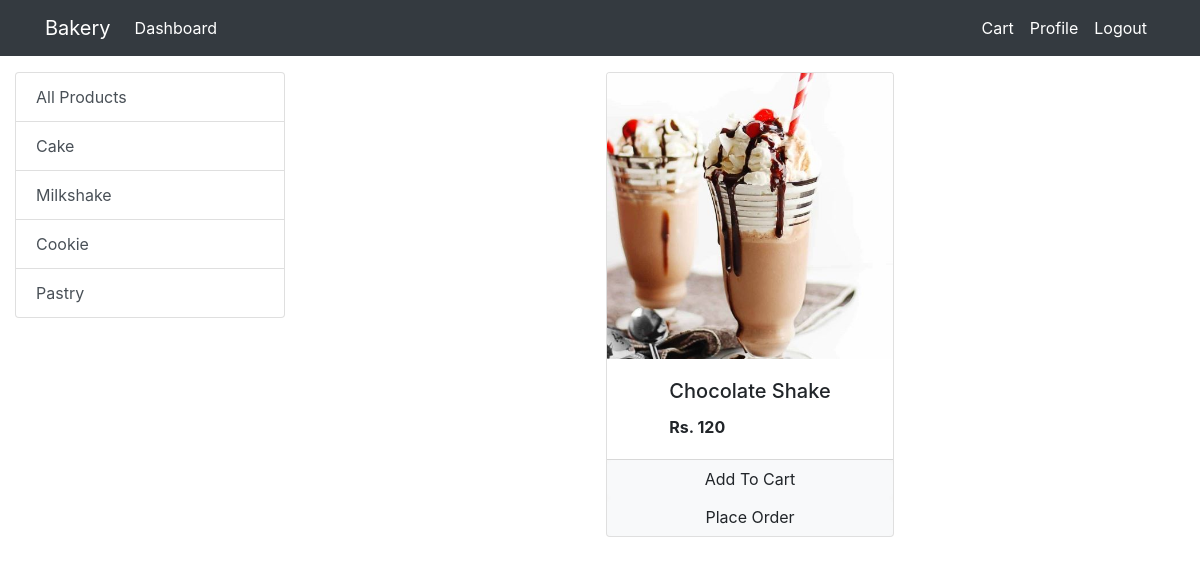
The app's page /?category=2 with its own data.
### Bakery/models.py (models this page shows, shortened)
class Category(models.Model):
    name = models.CharField(max_length=100)
    @staticmethod
    def get_all_categories():
        return Category.objects.all()

class Product(models.Model):
    name = models.CharField(max_length=100, null=True)
    quantity = models.PositiveIntegerField(null=True)
    price = models.PositiveIntegerField(null=True)
    category = models.ForeignKey(Category, on_delete=models.CASCADE,default=1)
    image = models.ImageField(upload_to='uploads/products/', default='default_image.jpeg')
    @staticmethod
    def get_all_products_by_categoryid(category_id):
        if category_id:
    	       return Product.objects.filter(category = category_id)
        else:
            return Product.get_all_products()

### Bakery/Views/views.py (the view, shortened to what this page needs)
# urls.py: path('', views.index.as_view(), name='Bakery-index'),
class index(View):
	def get(self,request):
		products = None
		categories = models.Category.get_all_categories()
		categoryID = request.GET.get('category')
		if categoryID:
			products = models.Product.get_all_products_by_categoryid(categoryID)
		else:
			products = models.Product.get_all_products()
		data = {'products':products,'categories':categories}
		return render(request, 'Bakery/index.html', data)

### templates/Bakery/index.html (shortened to what this page needs)
{%extends 'Partials/base.html'%}
{%block content%}
{% load cart%}
<div class="container-fluid">
	<div class="row">
			<div class="col-lg-3 mx-auto">
				<ul class="list-group mt-3">
					<a href="/" class="list-group-item list-group-item-action">All Products</a>
					{%for category in categories%}
				  <a href="/?category={{category.id}}" class="list-group-item list-group-item-action">{{category.name}}</a>
				  {%endfor%}
				</ul>
			</div>
			<div id ="products" class="col-lg-9 mx-auto">
				<div class="row mx-auto mt-3">
					{%for product in products%}
					<div class="card mx-auto mb-3" id={{product.id}} style="width: 18rem;">
						<img src="{{product.image.url}}" class="card-img-top" alt="Card image cap">
						<div class="card-body mx-auto">
							<h5 class="card-title">{{product.name}}</h5>
							<p class="card-text "><b>Rs. {{product.price}}</b></p>
						</div>
						<div class="card-footer p-0 no-gutters">
						{% if product|is_in_cart:request.session.cart %}
						<div class="row no-gutters">
							<form action="/#{{product.id}}" class="col-2 " method="post">
								{% csrf_token %}
								<input hidden type="text" name='product' value='{{product.id}}'>
								<input hidden type="text" name='remove' value='True'>
								<input type="submit" value=" - " class="btn btn-block btn-light border-right">
							</form>
							<div class="text-center col">{{product|cart_quantity:request.session.cart}} in Cart</div>
							<form action="/#{{product.id}}" class="col-2 " method="post">
								{% csrf_token %}
								<input hidden type="text" name='product' value='{{product.id}}'>
								<input type="submit" value=" + " class="btn btn-block btn-light border-left">
							</form>
						</div>
						{% else %}
						<form action="/#{{product.id}}" method="POST" class="btn-block">
							<input type="submit" class="float-right btn btn-light  form-control"
								value="Add To Cart">
						</form>
						{% endif %}
							<a href="#" class="float-right btn btn-light form-control ">Place Order</a>
						</div>
					</div>
					{%endfor%}
				</div>
			</div>
	</div>
</div>
{%endblock%}

### records on screen
Category: name "Cake"
Category: name "Milkshake"
Category: name "Cookie"
Category: name "Pastry"
Product: image (picture), name "Chocolate Shake", price "120"
